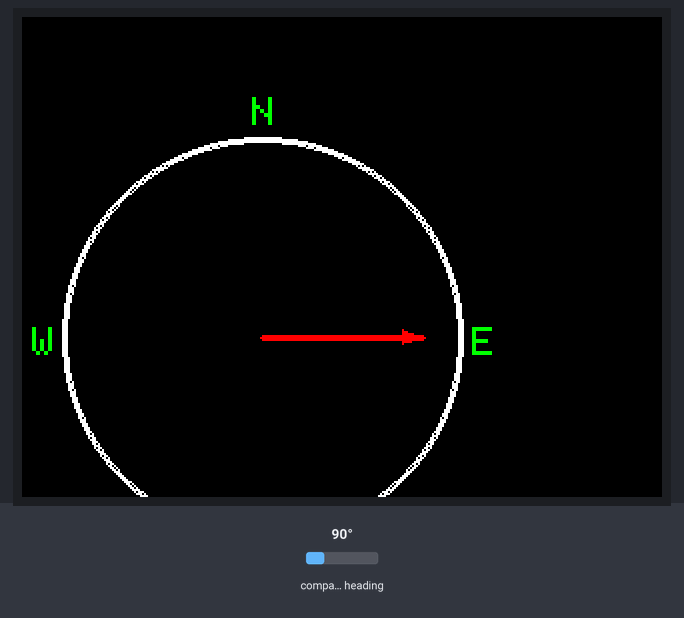
Simulated run of this sketch. Board: ESP32. Parts: 320×240 colour display. The test bench sets the inputs (shaded band); at power-on: compass heading 90°.

Above: at 3.4 s.
3.5 s: compass heading set to 7°
At 4.6 s:
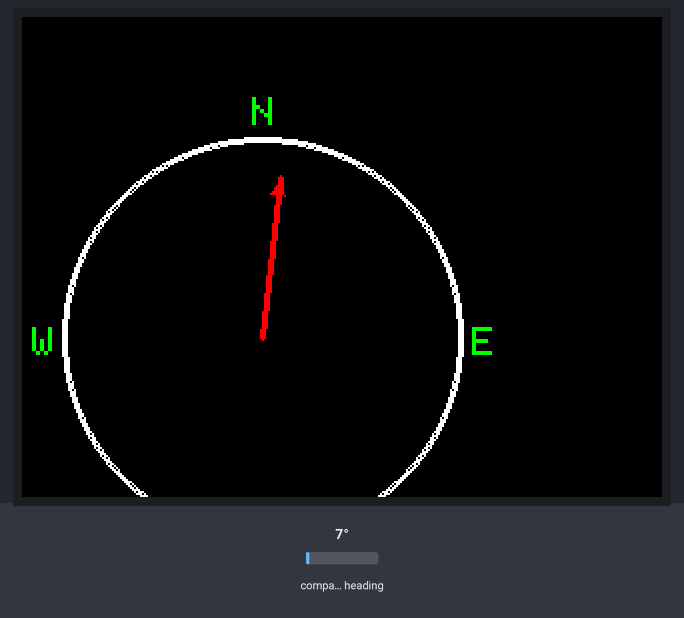
5.5 s: compass heading set to 180°
At 6.6 s:
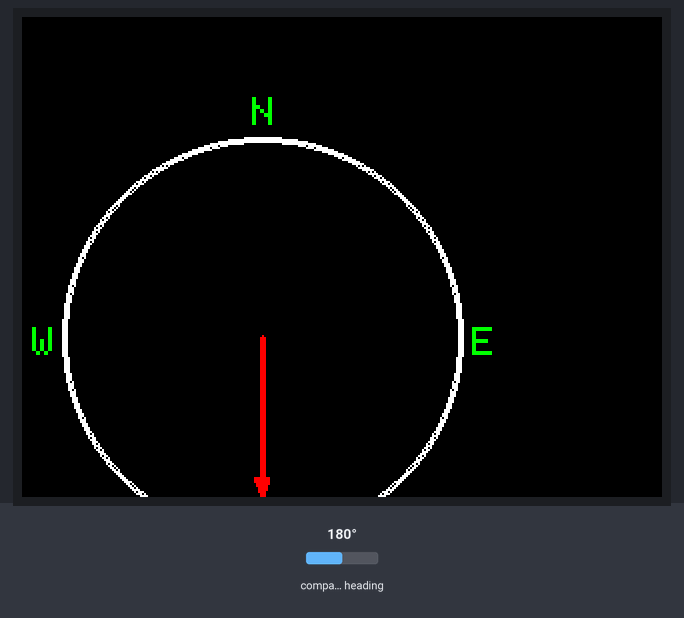
7.3 s: compass heading set to 269°
At 8.5 s:
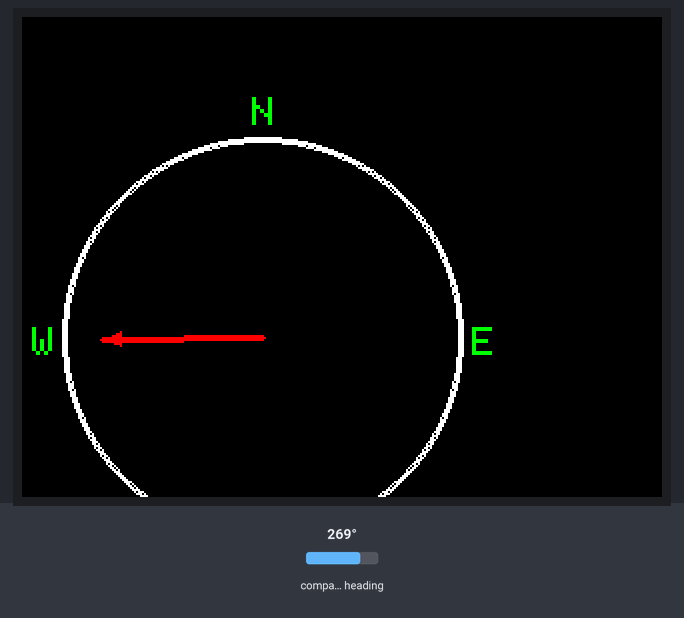
Timing chart, 0 to 10.3 s (numbered marks = the images above; inputs shaded):
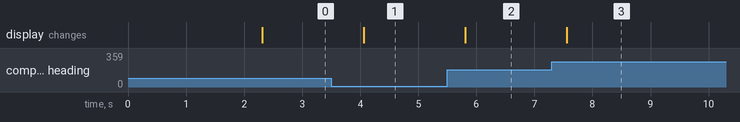

Measured:
- after the input at 3.5 s, the display: changes after 0.56 s (image 1)
- after the input at 5.5 s, the display: changes after 0.31 s (image 2)
- after the input at 7.3 s, the display: changes after 0.26 s (image 3)

The sketch:

esp32-TFT-HMC5883L-Compass.ino
```cpp
// ESP32 + ST7789 240x320 TFT + HMC5883L magnetometer (kompas)
// Zobrazenie kompasu so sipkou a pozadim

#include <Wire.h>
#include <Adafruit_GFX.h>
#include <Adafruit_ST7789.h>
#include <Adafruit_HMC5883_U.h>
#include <SPI.h>

// TFT displej - piny (upravit podla zapojenia)
#define TFT_CS   15
#define TFT_DC   2
#define TFT_RST  4

Adafruit_ST7789 tft = Adafruit_ST7789(TFT_CS, TFT_DC, TFT_RST);
Adafruit_HMC5883_Unified mag = Adafruit_HMC5883_Unified(12345);

void setup() {
  Serial.begin(115200);
  Wire.begin();

  // Inicializacia displeja
  tft.init(240, 320);
  tft.setRotation(1);
  tft.fillScreen(ST77XX_BLACK);

  // Inicializacia magnetometra
  if (!mag.begin()) {
    tft.setTextColor(ST77XX_RED);
    tft.setTextSize(2);
    tft.setCursor(20, 150);
    tft.print("HMC5883L chyba!");
    while (1);
  }

  tft.setTextSize(2);
  tft.setTextColor(ST77XX_GREEN);
  tft.setCursor(30, 150);
  tft.print("Kompas inicializovany");
  delay(2000);
}

void drawCompass(float heading) {
  tft.fillScreen(ST77XX_BLACK);

  int cx = 120; // stred X
  int cy = 160; // stred Y
  int r = 100;  // polomer kruhu

  // Kruhove pozadie
  tft.drawCircle(cx, cy, r, ST77XX_WHITE);
  tft.drawCircle(cx, cy, r - 1, ST77XX_WHITE);
  tft.drawCircle(cx, cy, r - 2, ST77XX_WHITE);

  // Svetove strany
  tft.setTextColor(ST77XX_GREEN);
  tft.setTextSize(2);
  tft.setCursor(cx - 5, cy - r - 20);
  tft.print("N");
  tft.setCursor(cx + r + 5, cy - 5);
  tft.print("E");
  tft.setCursor(cx - 5, cy + r + 5);
  tft.print("S");
  tft.setCursor(cx - r - 15, cy - 5);
  tft.print("W");

  // Prevod heading na radiany (0 = sever)
  float rad = (heading - 90) * DEG_TO_RAD;

  int len = 80;
  int x_end = cx + len * cos(rad);
  int y_end = cy + len * sin(rad);

  // Siipka - cervena, hrubsia
  for (int i = -1; i <= 1; i++) {
    tft.drawLine(cx + i, cy, x_end + i, y_end, ST77XX_RED);
    tft.drawLine(cx, cy + i, x_end, y_end + i, ST77XX_RED);
  }

  // Spicka sipky (trojuholnik)
  int arrowSize = 10;
  float angle1 = rad + PI / 8;
  float angle2 = rad - PI / 8;

  int x1 = x_end;
  int y1 = y_end;
  int x2 = x_end - arrowSize * cos(angle1);
  int y2 = y_end - arrowSize * sin(angle1);
  int x3 = x_end - arrowSize * cos(angle2);
  int y3 = y_end - arrowSize * sin(angle2);

  tft.fillTriangle(x1, y1, x2, y2, x3, y3, ST77XX_RED);
}

void loop() {
  sensors_event_t event;
  mag.getEvent(&event);

  float heading = atan2(event.magnetic.y, event.magnetic.x);
  if (heading < 0) heading += 2 * PI;
  heading = heading * 180 / PI;

  drawCompass(heading);
  delay(500); // aktualizacia kazdych 0.5s
}
```
